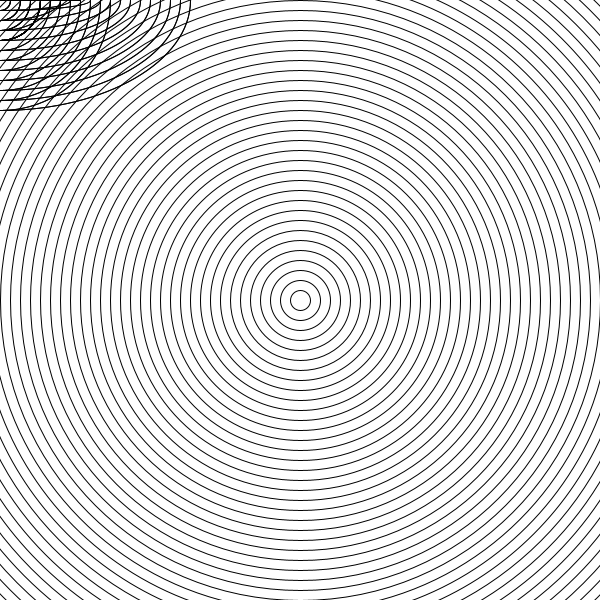
Frame 1 (no input)
Frame 60 (the mouse pressed at the canvas centre just before this capture): identical to frame 1, image omitted
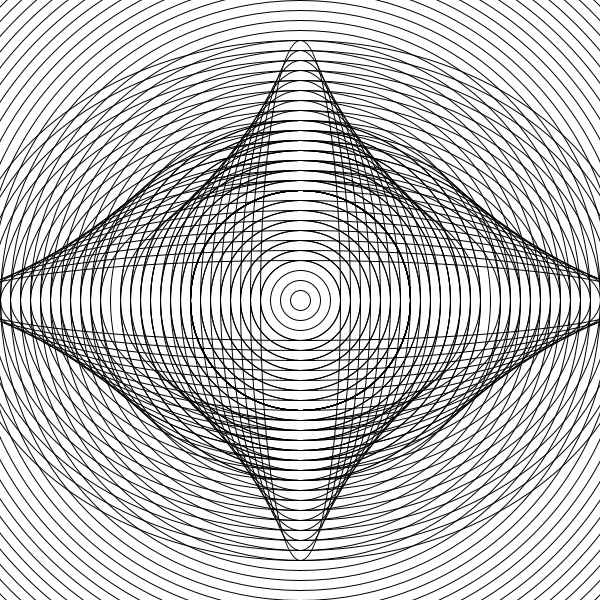
Frame 120 (the mouse held since frame 60 and released just before this capture)

The Processing sketch that drew these frames (run headless with seeded random() and noise(); from frame 60 on, the mouse is pressed at the canvas centre):

// Processing sketch: processing_158653
// ── processing_158653.pde

void setup(){
size(600,600);
background(150);
smooth();

}
 void draw(){
  fill(255);
  smooth();
   for (int a = 900; a > 0; a -= 20) {
    ellipse(300, 300, a, a);
                  }
               noFill();

               for (int b = 300; b > 0; b -= 20) {
    ellipse(mouseX, mouseY, b+mouseX+80,b-mouseY-80); 
    ellipse(mouseX,mouseY,b-mouseX-80,b+mouseY-80);
    ellipse(mouseX,mouseY,b+mouseX+80,b+mouseY-80);
        ellipse(mouseX,mouseY,b-mouseX-80,b-mouseY-80);
            ellipse(mouseX,mouseY,mouseX-80,mouseY-80);
                  }
              
}
